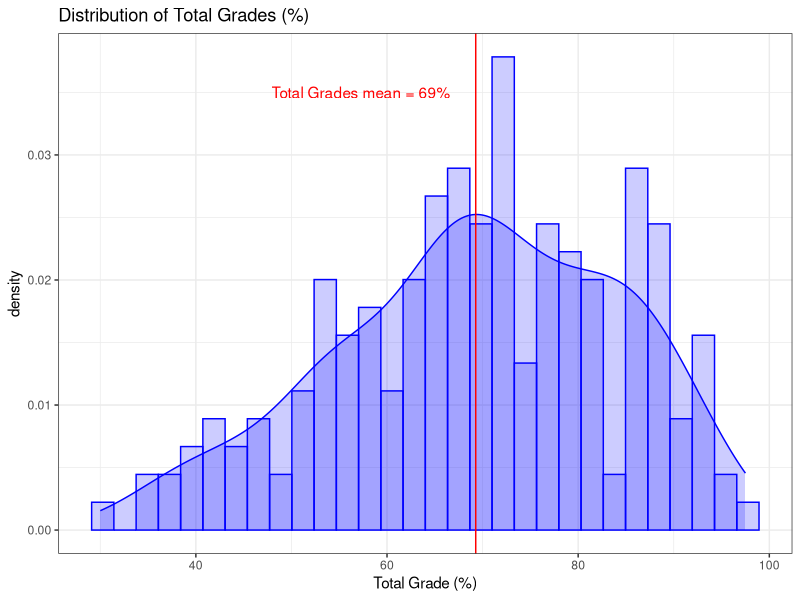
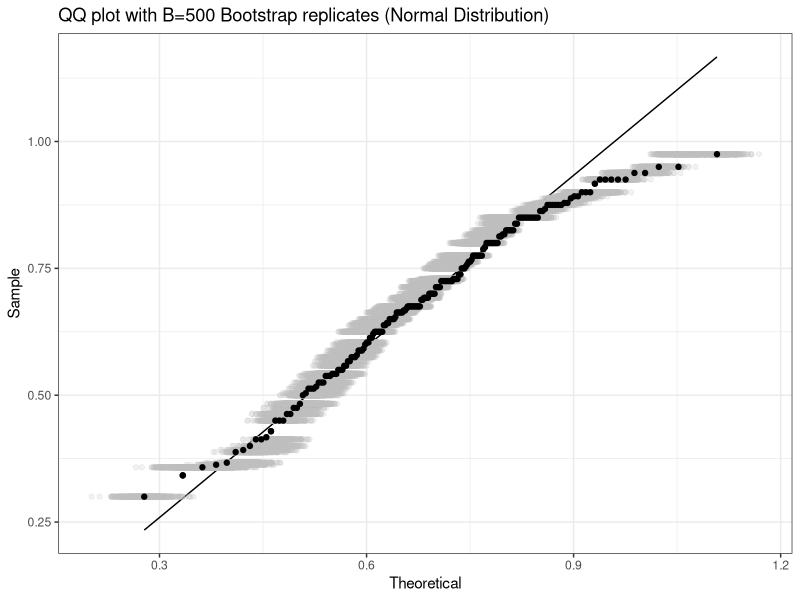
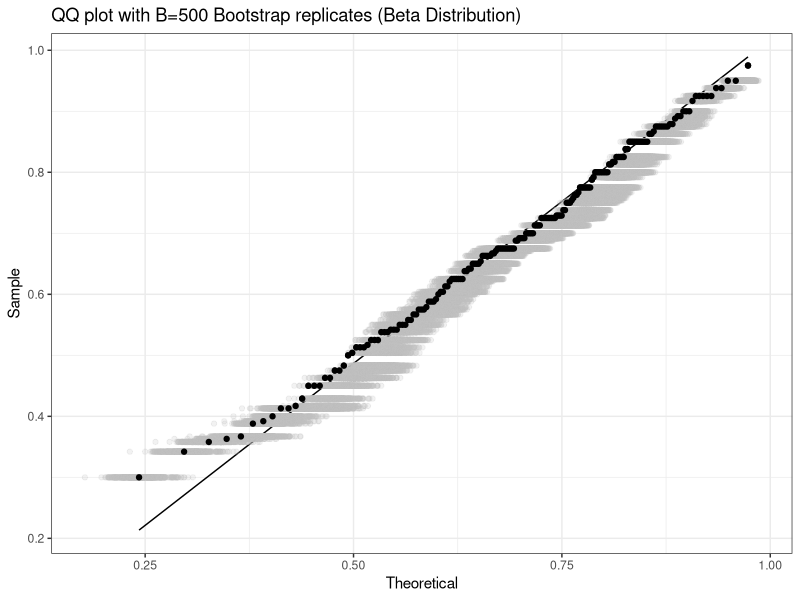
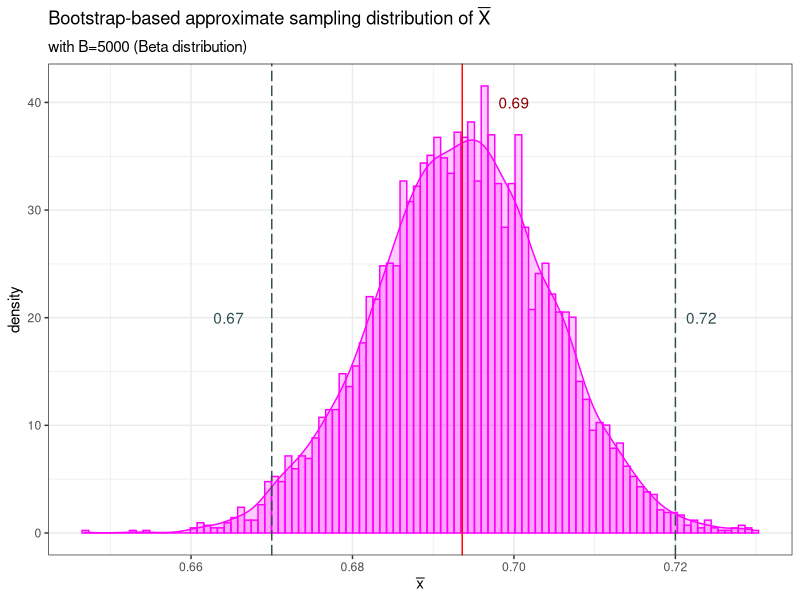
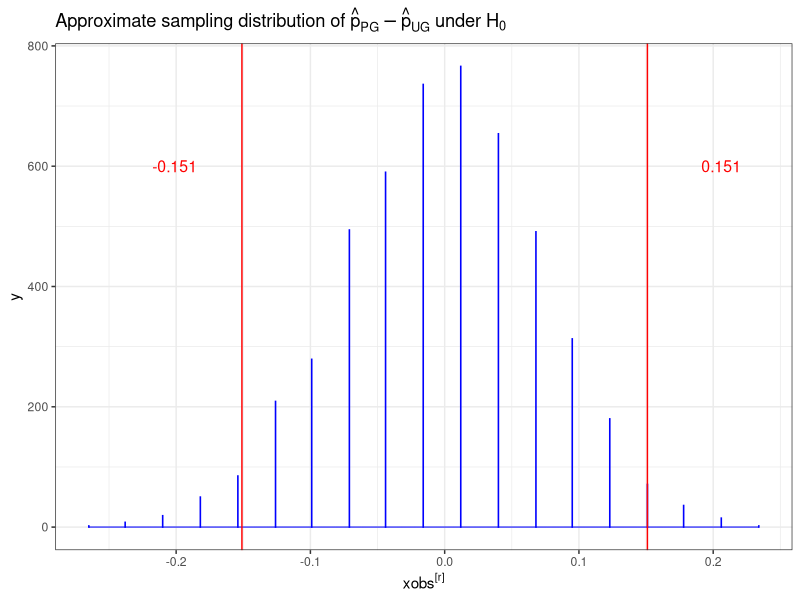
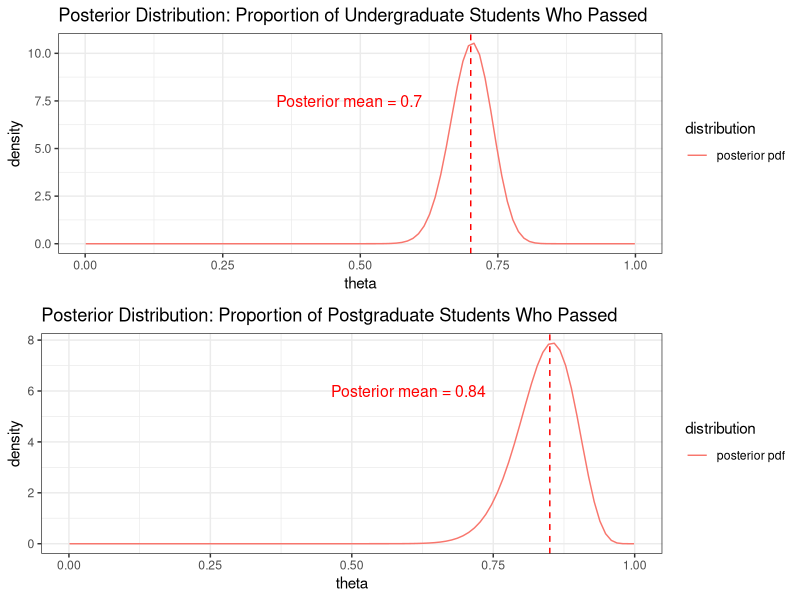
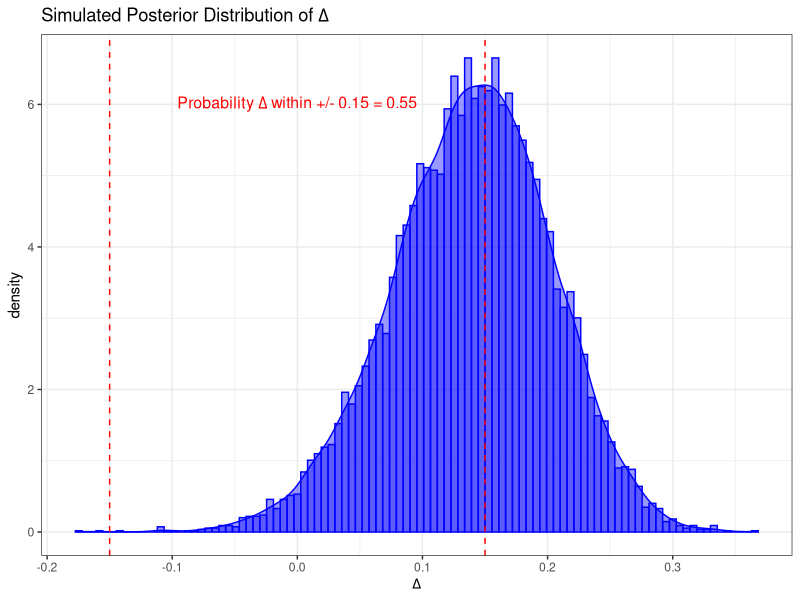

Generate these figures, in order, with R:
## ---- chunk 1

knitr::opts_chunk$set(echo = TRUE, eval = TRUE, warning = FALSE,
message = FALSE, error = FALSE, tidy.opts = list(width.cutoff = 60),
tidy = TRUE)

## ---- chunk 2

library(tidyverse)
library(dplyr)
library(knitr)
library(kableExtra)
library(MASS)
library(broom)
library(gridExtra)

## ---- chunk 3

grades <- read_csv("GradesData.csv")
grades <- subset(grades, Total != 0)

## ---- chunk 4

p1density  <- grades %>% 
  mutate(Total = Total * 100) %>%
  ggplot(aes(x=Total, y=after_stat(density))) +
  geom_histogram(colour="blue", fill="blue", alpha=0.2, bins=30) +
  geom_density(colour="blue", fill="blue", alpha=0.2) +
  annotate("text", x = mean(grades$Total * 100) - 12,  
           y = 0.035, label = "Total Grades mean = 69%", color = "red") +
  geom_vline(xintercept = mean(grades$Total * 100), colour = "red") +
  ggtitle("Distribution of Total Grades (%)") +
  xlab("Total Grade (%)") + theme_bw()

p1density

## ---- chunk 5

set.seed(2023)

## ---- chunk 6

x <- grades$Total
n <- nrow(grades)
dt <- tibble(id = 1:n, x = x)

## ---- chunk 7

normal_fit <- fitdistr(x, "normal")

## ---- chunk 8

params <- normal_fit$estimate 

p <- ggplot(dt, aes(sample = x)) +
  stat_qq(distribution = qnorm, dparams = params) +
  stat_qq_line(distribution = qnorm,
               dparams = params, color = "black") +
  theme(aspect.ratio = 1) + theme_bw() +
  xlab("Theoretical") + ylab("Sample")

MLE.x <- normal_fit$estimate 

boot.seq <- seq(1,n,1)/n-1/(2*n)
B <- 500

MLE.x_boot <- matrix(rep(NA,2*B), nrow=B, ncol=2)
for(i in 1:B){
  temp <- sample(dt$x, size=n, replace=TRUE)
  dt <- dt %>% mutate(temp=temp)
  MLE.x_boot[i,] <- fitdistr(temp, "normal")$estimate
  params_boot <- MLE.x_boot[i,]
  p <- p + stat_qq(aes(sample=temp), distribution = qnorm,
                   dparams = params_boot, colour="grey", alpha=0.2)
  }

p1 <- p + stat_qq(aes(sample=x), distribution = qnorm, 
                 dparams = params) +
  ggtitle("QQ plot with B=500 Bootstrap replicates (Normal Distribution)")

p1


## ---- chunk 9

set.seed(2023)

## ---- chunk 10

betadist_fit <- fitdistr(x, "beta", start = list(shape1 = 1, shape2 = 1))

## ---- chunk 11

params <- betadist_fit$estimate 

p <- ggplot(dt, aes(sample = x)) +
  stat_qq(distribution = qbeta, dparams = params) +
  stat_qq_line(distribution = qbeta,
               dparams = params, color = "black") +
  theme(aspect.ratio = 1) + theme_bw() +
  xlab("Theoretical") + ylab("Sample")


boot.seq <- seq(1,n,1)/n-1/(2*n)
B <- 500

MLE.x_boot <- matrix(nrow = B, ncol = 2)
for(i in 1:B){
  temp <- sample(dt$x, size=n, replace=TRUE)
  dt <- dt %>% mutate(temp=temp)
  MLE.x_boot[i,] <- fitdistr(temp, "beta", 
                             start = list(shape1 = 1, shape2 = 1))$estimate
  params_boot <- MLE.x_boot[i,]
  p <- p + stat_qq(aes(sample=temp), distribution = qbeta,
                   dparams = params_boot, colour="grey", alpha=0.2)
  }

p2 <- p + stat_qq(aes(sample=x), distribution = qbeta, 
                 dparams = params) +
  ggtitle("QQ plot with B=500 Bootstrap replicates (Beta Distribution)")

p2

## ---- chunk 12

MLE.x <- betadist_fit$estimate
MLE_SE.x <- betadist_fit$sd

## ---- chunk 13

shape1 <- MLE.x[1]  # Estimated shape1 parameter
shape2 <- MLE.x[2]  # Estimated shape2 parameter

xbar.x <- (shape1)/(shape1 + shape2)

## ---- chunk 14

bootplot.f<- function(stat.boot, bins=50){
  
  df <- tibble(stat = stat.boot)
  CI <- round(quantile(stat.boot, c(0.005, 0.995)),2)
  p <- df %>% ggplot(aes(x=stat, y=after_stat(density))) +
  geom_histogram(bins=bins, colour="magenta", fill="magenta", alpha=0.2) +
  geom_density(fill="magenta", colour="magenta", alpha=0.2) +
  geom_vline(xintercept = CI, colour = "darkslategrey", linetype=5) +
  theme_bw()
  
  p
}

## ---- chunk 15

set.seed(2023)

shape1 <- MLE.x[1]  # Estimated shape1 parameter
shape2 <- MLE.x[2]  # Estimated shape2 parameter

xbar.x <- (shape1)/(shape1 + shape2)


B <- 5000
xbar_boot <- rep(NA, B) # vector to store bootstrap means


for(i in 1:B){
  temp <- rbeta(n, shape1 = shape1, shape2 = shape2)
  xbar_boot[i] <- mean(temp)
}

boot.CI <- quantile(xbar_boot, c(0.005, 0.995))

## ---- chunk 16

p_xbarboot <- bootplot.f(xbar_boot, bins = 100)

p_xbarboot <- p_xbarboot + geom_vline(xintercept = xbar.x, colour = "red") +
  annotate("text", label = round(xbar.x, 2), 
           x = 0.7, y = 40, colour = "darkred") + 
  annotate("text", label = round(boot.CI[1], 2), 
           x = (boot.CI[1] - 0.001), y = 20, colour = "darkslategrey") + 
  annotate("text", label = round(boot.CI[2],2), 
           x = (boot.CI[2] + 0.002), y = 20, colour = "darkslategrey") 

p_xbarboot <- p_xbarboot + xlab(expression(bar(x)))

p_xbarboot <- p_xbarboot + 
  ggtitle(expression(paste("Bootstrap-based approximate sampling distribution of ",
bar(X))), "with B=5000 (Beta distribution)")

p_xbarboot

## ---- chunk 17

# Define the range within 15% of the mean

lower_bound <- xbar.x - (0.15 * xbar.x)
upper_bound <- xbar.x + (0.15 * xbar.x) 

prop_15 <- pbeta(upper_bound, 
                 shape1=shape1, shape2=shape2)-pbeta(lower_bound, 
                                    shape1=shape1, shape2=shape2)

fail<- 0.6 
prop_fail <- pbeta(fail, shape1=shape1,shape2=shape2)

HD <- 0.8
prop_HD <- 1- pbeta(HD, shape1=shape1,shape2=shape2)

## ---- chunk 18

grades <- grades %>%
  mutate(Result = ifelse(Total >= 0.6, "Pass", "Fail"))

## ---- chunk 19

sGrades <- grades %>%
  group_by(Result, Cohort) %>%
  summarise("Total Students" = n()) %>%
  group_by(Cohort) %>%
  mutate("Proportion" = (round(`Total Students` / sum(`Total Students`), 3)))


kable(sGrades, align = "c", 
      caption = "Summary of Student Grades by Result and Cohort") %>%
  kable_styling(bootstrap_options = c("striped", "hover"))


## ---- chunk 20

xobs <- sGrades$`Proportion`[sGrades$Cohort == "PG" & sGrades$Result == "Pass"] - sGrades$`Proportion`[sGrades$Cohort == "UG" & sGrades$Result == "Pass"]

n <- nrow(grades)
R <- 5000

Rxobs <- array(dim = R)

set.seed(2023)

RGrades <- grades
for (r in 1:R) {
  RGrades <- RGrades %>%
    mutate(Cohort = sample(RGrades$Cohort, n, replace = FALSE))
  RGrades1 <- RGrades %>%
    group_by(Cohort, Result) %>%
    tally() %>%
    ungroup() %>%
    pivot_wider(names_from = Result, values_from = n) %>%
    mutate(total = Pass + Fail) %>%
    mutate(prop = round(Pass/total, digits = 3))
  
  Rxobs[r] <- 
    RGrades1$prop[sGrades$Cohort == "PG"] - 
    RGrades1$prop[sGrades$Cohort == "UG"]
}

pval <- sum(abs(Rxobs) >= abs(xobs))/R

options(digits = 4)


## ---- chunk 21

Rxobs_tbl <- as_tibble(Rxobs) %>% mutate(r=1:R)

Rxobs_tbl %>%
  ggplot(aes(value)) +
  geom_histogram(colour="blue", fill="blue", alpha=0.5, bins=R)  +
  xlab(expression(xobs^"[r]")) + 
  ggtitle(expression(paste("Approximate sampling distribution of ", hat(p)[PG] - hat(p)[UG], " under ", H[0]))) +
  geom_vline(xintercept=xobs, color="red") +
  annotate("text", x = xobs + 0.055,  
           y = 600, label = 0.151, color = "red", 
           size = 4) +
  geom_vline(xintercept = -xobs, color = "red") +
  annotate("text", x = -xobs - 0.05,  
           y = 600, label = -0.151, color = "red",
           size = 4) +
  theme_bw()


## ---- chunk 22

PGstar <- qbeta(c(0.025, 0.975), 42, 8) # postgraduate

PG <- 48*PGstar

## ---- chunk 23

UGstar <- qbeta(c(0.025, 0.975), 103, 44) # undergraduate

UG <- 145*UGstar

## ---- chunk 24

beta_binomial <- function(n, x, alpha = 1, beta = 1) {
atil <- alpha + x
btil <- beta + n - x
z <- n / (alpha + beta + n)
out <- list(alpha_tilde = atil, beta_tilde = btil, credibility_factor = z)
return(out)
}

## ---- chunk 25

beta_meanvar <- function(alpha, beta) {
mean <- alpha / (alpha + beta)
var <- mean * beta / ((alpha + beta) * (alpha + beta + 1))
out <- list(mean = mean, var = var)
return(out)
}

## ---- chunk 26

n_ug <- 145
x_ug <- 102

n_pg <- 48
x_pg <- 41

post_ug <- beta_binomial(n = n_ug, x = x_ug, alpha = 1, beta = 1)
post_pg <- beta_binomial(n = n_pg, x = x_pg, alpha = 1, beta = 1)

## ---- chunk 27

postug_meanvar <- beta_meanvar(post_ug$alpha_tilde, post_ug$beta_tilde)

postpg_meanvar <- beta_meanvar(post_pg$alpha_tilde, post_pg$beta_tilde)

postug_mean <- postug_meanvar$mean

postpg_mean <- postpg_meanvar$mean

## ---- chunk 28

postug_median <- qbeta(0.5, 103, 44) # undergraduate

## ---- chunk 29

postpg_median <- qbeta(0.5, 42, 8) # postgraduate

## ---- chunk 30

cbbPal <- c(black="#000000", orange="#E69F00", ltblue="#56B4E9", "#009E73",
            green="#009E73", yellow="#F0E442", blue="#0072B2", red="#D55E00",
            pink="#CC79A7") 

cbbP <- cbbPal[c("orange","blue","pink")] #choose colours for p1

thetaxx <- seq(0.001, 0.999, length.out = 100)
priorxx <- dbeta(thetaxx, 1, 1)
postxx  <- dbeta(thetaxx, post_ug$alpha_tilde, post_ug$beta_tilde)
likexx  <- dbinom(x_ug, size = n_ug, prob = thetaxx)
nlikexx <- 100 * likexx / sum(likexx)

df <- tibble(theta                   = thetaxx,
             `prior pdf`             = priorxx,
             `normalised likelihood` = nlikexx,
             `posterior pdf`         = postxx)

df_longer <- df %>%
  pivot_longer(-theta, names_to = "distribution", values_to = "density" )
 
p1 <- df_longer %>%
  filter(distribution == "posterior pdf") %>% 
  ggplot(aes(x = theta, y = density,
             colour = distribution, fill = distribution)) +
  geom_line() +
  ggtitle("Posterior Distribution: Proportion of Undergraduate Students Who Passed") +
  geom_vline(xintercept=0.7007, color="red", linetype = "dashed") +
  annotate("text", x = 0.48,  
           y = 7.5, label = "Posterior mean = 0.7", color = "red", 
           size = 4) +
  scale_fill_manual(values=cbbP) +
  theme_bw()

## ---- chunk 31

cbbPal <- c(black="#000000", orange="#E69F00", ltblue="#56B4E9", "#009E73",
            green="#009E73", yellow="#F0E442", blue="#0072B2", red="#D55E00",
            pink="#CC79A7") 

cbbP <- cbbPal[c("orange","blue","pink")] #choose colours for p1

thetaxx <- seq(0.001, 0.999, length.out = 100)
priorxx <- dbeta(thetaxx, 1, 1)
postxx  <- dbeta(thetaxx, post_pg$alpha_tilde, post_pg$beta_tilde)
likexx  <- dbinom(x_pg, size = n_pg, prob = thetaxx)
nlikexx <- 100 * likexx / sum(likexx)

df <- tibble(theta                   = thetaxx,
             `prior pdf`             = priorxx,
             `normalised likelihood` = nlikexx,
             `posterior pdf`         = postxx)

df_longer <- df %>%
  pivot_longer(-theta, names_to = "distribution", values_to = "density" )
 
p2 <- df_longer %>%
  filter(distribution == "posterior pdf") %>% 
  ggplot(aes(x = theta, y = density,
             colour = distribution, fill = distribution)) +
  geom_line() +
  ggtitle("Posterior Distribution: Proportion of Postgraduate Students Who Passed") +
  geom_vline(xintercept=0.85, color="red", linetype = "dashed") +
  annotate("text", x = 0.6,  
           y = 6, label = "Posterior mean = 0.84", color = "red", 
           size = 4) +
  scale_fill_manual(values=cbbP) +
  theme_bw()

grid.arrange(p1, p2)

## ---- chunk 32

R <- 10000
set.seed(2023)

sample_ug <- rbeta(R, post_ug$alpha_tilde, post_ug$beta_tilde)
sample_pg <- rbeta(R, post_pg$alpha_tilde, post_pg$beta_tilde)

sampleD <- sample_pg - sample_ug
ds3 <- tibble(delta = sampleD)

probdiff <- mean(abs(sampleD) <= 0.15)

ds3 %>% 
  ggplot(aes(x = delta, y = ..density..)) +
  geom_histogram(colour = "blue", fill = "blue", alpha = 0.4, bins = 100) +
  geom_density(colour = "blue", fill = "blue", alpha = 0.4) +
  geom_vline(xintercept = c(-0.15, 0.15), 
             colour = "red", linetype = "dashed") + 
  annotate("text", x = 0, y = 6, 
           label = 
             expression(paste("Probability ", Delta, " within +/- 0.15 = 0.55")),
           color = "red", size = 4) +  
  ggtitle(expression(paste("Simulated Posterior Distribution of ", Delta))) +
  xlab(expression(Delta)) +
  theme_bw()
